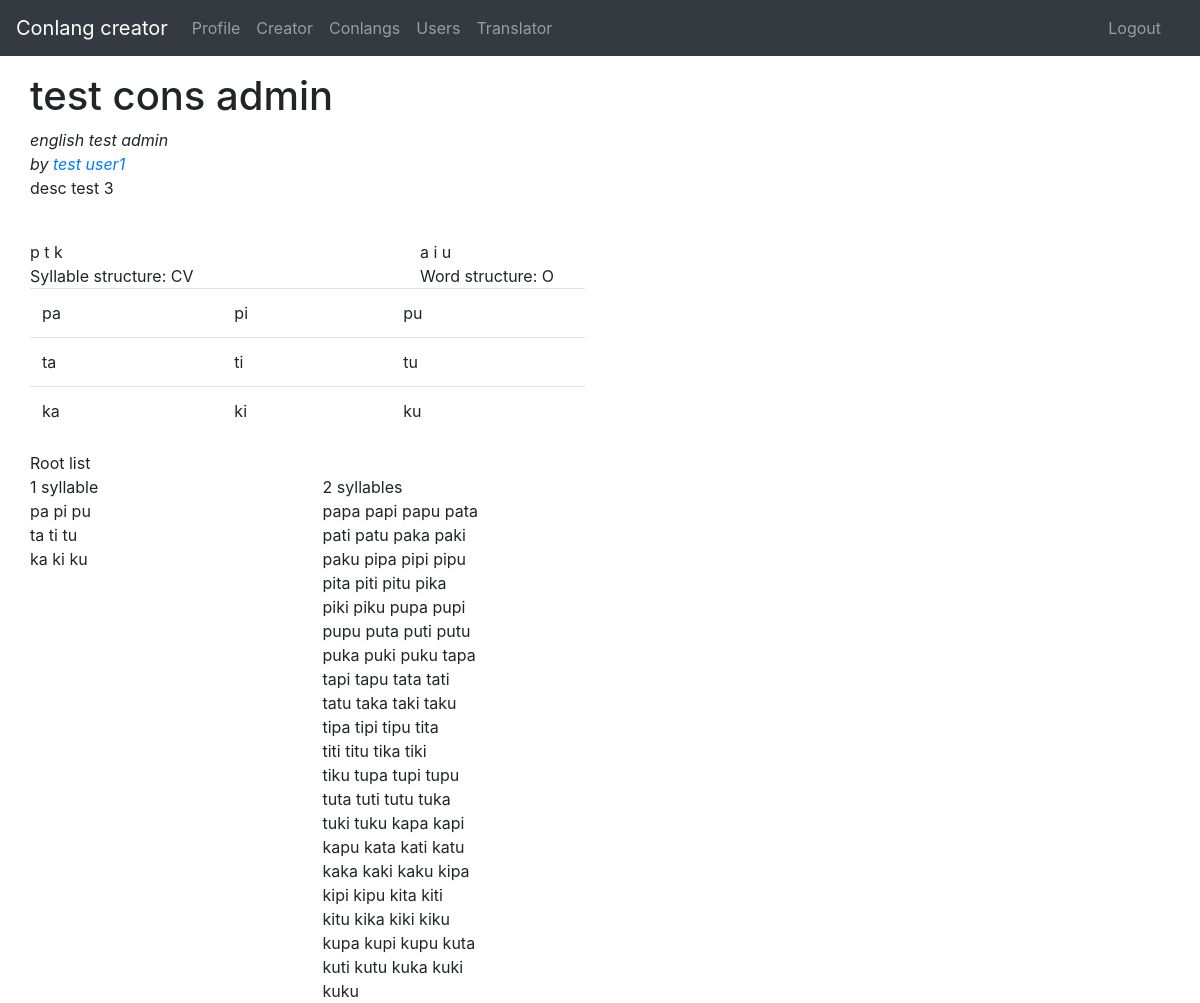
Page /conlang_creator/3/profile/ (signed in) on the committed database.
### conlang_creator/models.py (models this page shows, shortened)
class Conlang(models.Model):
    original_name = models.CharField(max_length=80)
    english_name = models.CharField(max_length=80)
    description = models.TextField(max_length=999999)
    user = models.ForeignKey(User, on_delete=models.CASCADE)
    consonants = models.CharField(max_length=300, default='p t k')
    vowels = models.CharField(max_length=200, default='a i u')
    syllable_structure = models.CharField(max_length=10)
    word_structure = models.CharField(max_length=20)

### user/models.py (models this page shows, shortened)
class User(models.Model):
    email = models.EmailField(max_length=80)
    name = models.CharField(max_length=80)
    password = models.CharField(max_length=256)

### conlang_creator/views.py (the view)
# urls.py: path('<int:conlang_id>/profile/', views.profile, name='profile'),
def profile(request, conlang_id):
    user = get_object_or_404(User, pk=request.session['user_id'])
    conlang = get_object_or_404(Conlang, pk=conlang_id)
    consonants = conlang.consonants.split(' ')
    vowels = conlang.vowels.split(' ')
    words_1 = []
    words_2 = []
    for c in consonants:
        for v in vowels:
            word = c + v
            words_1.append(word)
            for c2 in consonants:
                for v2 in vowels:
                    word = c + v + c2 + v2
                    words_2.append(word)
    title = 'Conlang profile'
    template = 'conlang_creator/profile.html'
    context = {'title': title, 'user': user, 'conlang': conlang, 'consonants': consonants, 'vowels': vowels, 'words_1': words_1, 'words_2': words_2}
    return render(request, template, context)

### conlang_creator/templates/conlang_creator/profile.html (shortened to what this page needs)
{% extends "header.html" %}
{% block content %}
<div class="container-fluid">
  <h1>
    {{ conlang.original_name }}
  </h1>
  <i>{{ conlang.english_name }}</i>
  <br>
  <i>by <a href="{% url 'user:profile' conlang.user.id %}">{{ conlang.user.name }}</a></i>
  <br>
  <p>{{ conlang.description }}</p>
  <br>
  <div class="row">
    <div class="col-4">
      {% for con in consonants %}
        {{ con }}
      {% endfor %}
    </div>
    <div class="col-4">
      {% for vow in vowels %}
        {{ vow }}
      {% endfor %}
    </div>
    <div class="col-4">
    </div>
  </div>
  <div class="row">
    <div class="col-4">
      Syllable structure: {{ conlang.syllable_structure }}
    </div>
    <div class="col-4">
      Word structure: {{ conlang.word_structure }}
    </div>
    <div class="col-4"></div>
  </div>
  <div class="row">
    <div class="col">
      <table class="table">
        {% for con in consonants %}
          <tr>
            {% for vow in vowels %}
              <td> {{ con }}{{ vow }} </td>
            {% endfor %}
          </tr>
        {% endfor %}
      </table>
    </div>
    <div class="col"></div>
  </div>
  <div class="row">
    <div class="col">
      Root list
    </div>
  </div>
  <div class="row">
    <div class="col-3">
      1 syllable <br>
      {% for w in words_1 %}
        {{ w }}
        {% if forloop.counter|divisibleby:3 %}
          <br>
        {% endif %}
      {% endfor %}
    </div>
    <div class="col-3">
      2 syllables <br>
      {% for w in words_2 %}
        {{ w }}
        {% if forloop.counter|divisibleby:4 %}
          <br>
        {% endif %}
      {% endfor %}
    </div>
    <div class="col-3"></div>
    <div class="col-3"></div>
  </div>
</div>
{% endblock %}

### rows in the picture
Conlang: original_name "test cons admin", english_name "english test admin", user.name "test user1", description "desc test 3", syllable_structure "CV", word_structure "O"

### other values in the picture
{{ con }} "p" "t" "k"
{{ vow }} "a" "i" "u"
{{ con }} "p" "p" "p" "t" "t" "t" "k" "k" "k"
{{ vow }} "a" "i" "u" "a" "i" "u" "a" "i" "u"
{{ w }} "pa" "pi" "pu" "ta" "ti" "tu" "ka" "ki" "ku"
{{ w }} "papa" "papi" "papu" "pata" "pati" "patu" "paka" "paki" "paku" "pipa" "pipi" "pipu" "pita" "piti" "pitu" "pika" "piki" "piku" "pupa" "pupi" "pupu" "puta" "puti" "putu" "puka" "puki" "puku" "tapa" "tapi" "tapu" "tata" "tati" "tatu" "taka" "taki" "taku" "tipa" "tipi" "tipu" "tita" "titi" "titu" "tika" "tiki" "tiku" "tupa" "tupi" "tupu" "tuta" "tuti" "tutu" "tuka" "tuki" "tuku" "kapa" "kapi" "kapu" "kata" "kati" "katu" "kaka" "kaki" "kaku" "kipa" "kipi" "kipu" "kita" "kiti" "kitu" "kika" "kiki" "kiku" "kupa" "kupi" "kupu" "kuta" "kuti" "kutu" "kuka" "kuki" "kuku"
